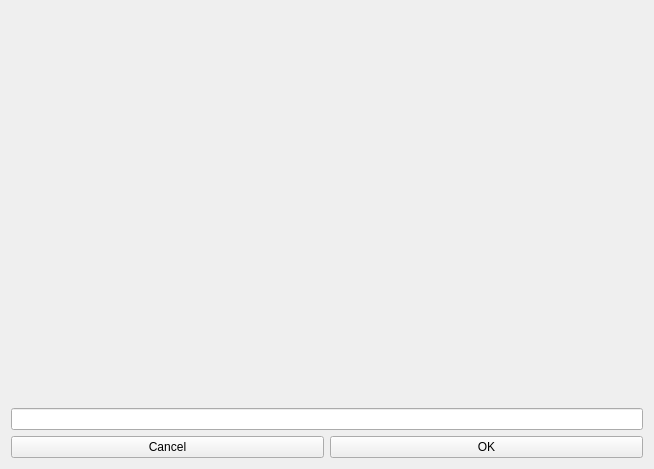
<?xml version="1.0" encoding="UTF-8"?>
<ui version="4.0">
 <class>Form</class>
 <widget class="QWidget" name="Form">
  <property name="geometry">
   <rect>
    <x>0</x>
    <y>0</y>
    <width>654</width>
    <height>469</height>
   </rect>
  </property>
  <property name="windowTitle">
   <string>Form</string>
  </property>
  <layout class="QGridLayout" name="gridLayout">
   <item row="6" column="0">
    <widget class="QPushButton" name="cancelButton">
     <property name="sizePolicy">
      <sizepolicy hsizetype="Minimum" vsizetype="Fixed">
       <horstretch>0</horstretch>
       <verstretch>0</verstretch>
      </sizepolicy>
     </property>
     <property name="text">
      <string>Cancel</string>
     </property>
    </widget>
   </item>
   <item row="2" column="0" colspan="2">
    <widget class="QLabel" name="imageLabel">
     <property name="sizePolicy">
      <sizepolicy hsizetype="Preferred" vsizetype="Preferred">
       <horstretch>2</horstretch>
       <verstretch>2</verstretch>
      </sizepolicy>
     </property>
     <property name="text">
      <string/>
     </property>
     <property name="pixmap">
      <pixmap>../captchaIMG.jpg</pixmap>
     </property>
    </widget>
   </item>
   <item row="3" column="0" colspan="2">
    <widget class="QLineEdit" name="inputLineEdit">
     <property name="sizePolicy">
      <sizepolicy hsizetype="Expanding" vsizetype="Fixed">
       <horstretch>0</horstretch>
       <verstretch>0</verstretch>
      </sizepolicy>
     </property>
    </widget>
   </item>
   <item row="6" column="1">
    <widget class="QPushButton" name="doneButton">
     <property name="sizePolicy">
      <sizepolicy hsizetype="Minimum" vsizetype="Fixed">
       <horstretch>0</horstretch>
       <verstretch>0</verstretch>
      </sizepolicy>
     </property>
     <property name="text">
      <string>OK</string>
     </property>
    </widget>
   </item>
  </layout>
 </widget>
 <resources/>
 <connections/>
</ui>
